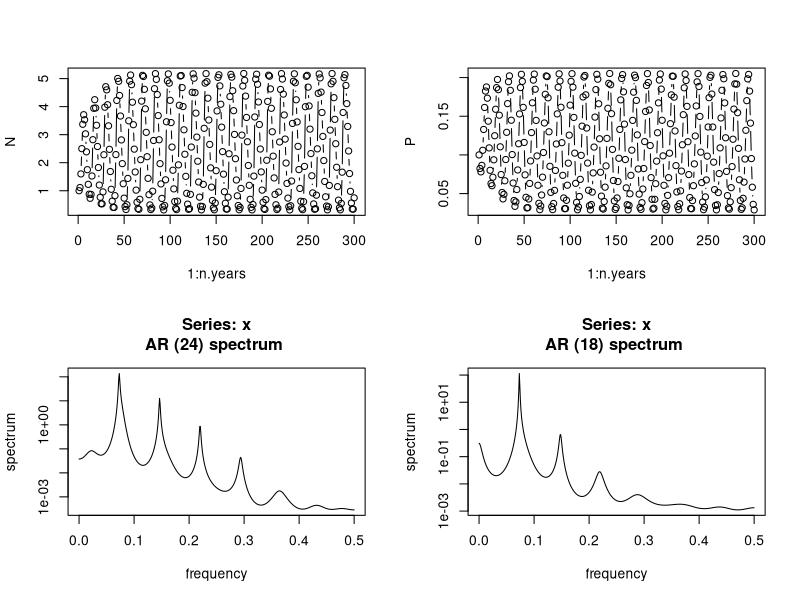
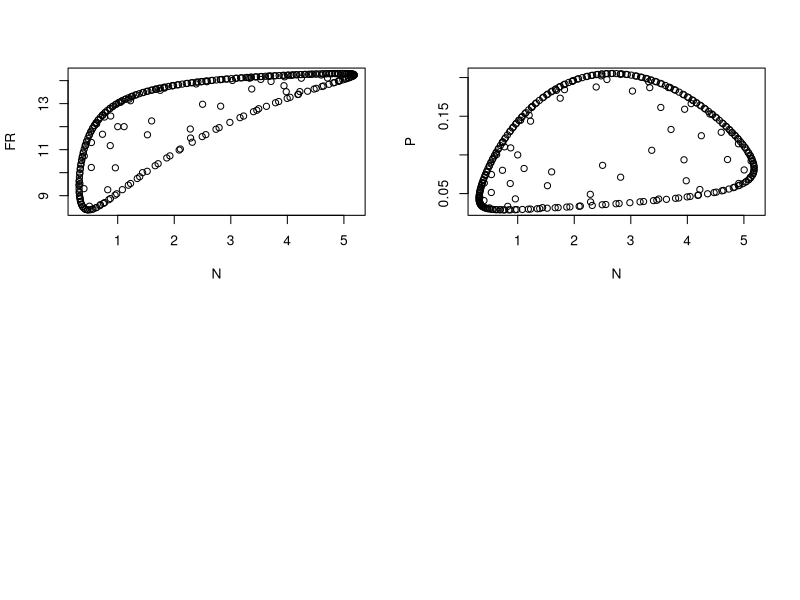
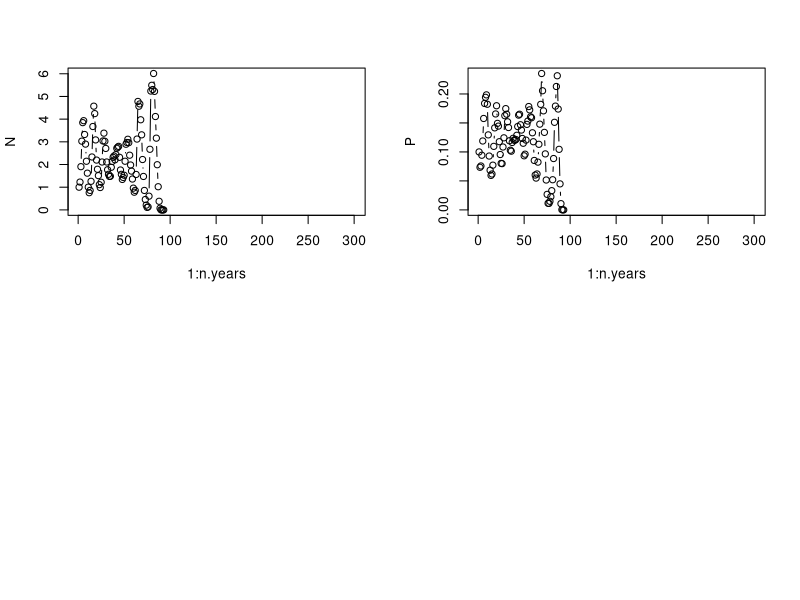

Here is the R script that generated these plots, in order: (Note: this script raises an error after producing the figures.)
#################################################################################
### FB 15/03/2018 - finding parameter set with noisy limit cycle (i.e. limit cycle present when sigma ->0)
### FB 13/11/2017 - predator-prey model with noisy functional response data
### From much earlier code -- see Bayesian folder

rm(list=ls())
graphics.off()

################# Simulating the model without any noise ######################################

############# New parameter set --- stable limit cycles without stochasticity #############
############# Formally an invariant loop ##################################################

### Model used (use stored simulated data later on, just tryouts for now)
n.years<-300  	# Number of years // large so that we have no bias due to data length
N1<-1			# Initial pop size
P1<-0.1
K<-1			# threshold dd 
beta<-1			# density-dependence exponent
rmax_V<-2			# Max AVERAGE growth rate (thus not a true max...)
rmax_P<-0.5
sigma2.proc<-0.0		# worked well with 0.005
# Process sigma on the log-scale, use the Peretti et al. value. 0.005


### FR and predator parameters
C<-15 #instead 2.5
D<-0.25 #instead 1  (0.1 provoke extinction with C=15 and Q=10)
#NB 0.25 can still provoke extinction, 0.5 does not provide noise-free invariant loop
Q<-10 #possible 100 or 1000 otherwise 

### Simulation of data
#set.seed(42) 
set.seed(41)
#set.seed(40)

y<-N<-P<-FR<-numeric(n.years)
N[1]<-N1
P[1]<-P1
FR[1]<-C*N[1]/(D+N[1])

rV<-rnorm(n.years-1,rmax_V,sqrt(sigma2.proc))
rP<-rnorm(n.years-1,rmax_P,sqrt(sigma2.proc))
FRnoise<-rnorm(n.years,0,sqrt(sigma2.proc))

for (t in 1:(n.years-1)){
  
  FR[t+1]<-(C*N[t]/(D+N[t])) + FRnoise[t+1]
  N[t+1]<-N[t]*(exp(rV[t])/(1+(N[t]/K)^beta))*exp(-FR[t]*P[t]/N[t])
  P[t+1]<-P[t]*exp(rP[t])/(1+P[t]*Q/N[t])
}
## Plotting time series of abundances and FR
par(mfrow=c(2,2))
plot(1:n.years,N,type="b")
plot(1:n.years,P,type="b")

#curve(dbeta(x,a,b),from=0, to=1)
#par(mfrow=c(2,2))
spectrum(log(N),method="ar")
spectrum(log(P),method="ar")

plot(N,FR)
plot(N,P)

### Produce dataset to fit
data = cbind(log(N),log(P),FR) 

###################### Noisy limit cycle #############################################

rm(list=ls())
graphics.off()

### Model used (use stored simulated data later on, just tryouts for now)
n.years<-300  	# Number of years // large so that we have no bias due to data length
N1<-1			# Initial pop size
P1<-0.1
K<-1			# threshold dd 
beta<-1			# density-dependence exponent
rmax_V<-2			# Max AVERAGE growth rate (thus not a true max...)
rmax_P<-0.5
sigma2.proc<-0.005		# 0.05 usual but worked well with 0.005
# Process sigma on the log-scale, use the Peretti et al. value. 0.005


### FR and predator parameters
C<-15 #2.5
D<-0.25 #0.5 #1
Q<-10 

### Simulation of data
set.seed(42) 
#set.seed(41)
#set.seed(40)

y<-N<-P<-FR<-numeric(n.years)
N[1]<-N1
P[1]<-P1
FR[1]<-C*N[1]/(D+N[1])

rV<-rnorm(n.years-1,rmax_V,sqrt(sigma2.proc))
rP<-rnorm(n.years-1,rmax_P,sqrt(sigma2.proc))
FRnoise<-rnorm(n.years,0,sqrt(0.0))

for (t in 1:(n.years-1)){
 
  FR[t+1]<-(C*N[t]/(D+N[t])) + FRnoise[t+1]
  N[t+1]<-N[t]*(exp(rV[t])/(1+(N[t]/K)^beta))*exp(-FR[t]*P[t]/N[t])
  P[t+1]<-P[t]*exp(rP[t])/(1+P[t]*Q/N[t])
}
## Plotting time series of abundances and FR
par(mfrow=c(2,2))
plot(1:n.years,N,type="b")
plot(1:n.years,P,type="b")
#curve(dbeta(x,a,b),from=0, to=1)

#par(mfrow=c(2,2))
spectrum(log(N),method="ar")
spectrum(log(P),method="ar")

par(mfrow=c(1,2))
plot(N,P)
plot(N,FR)
